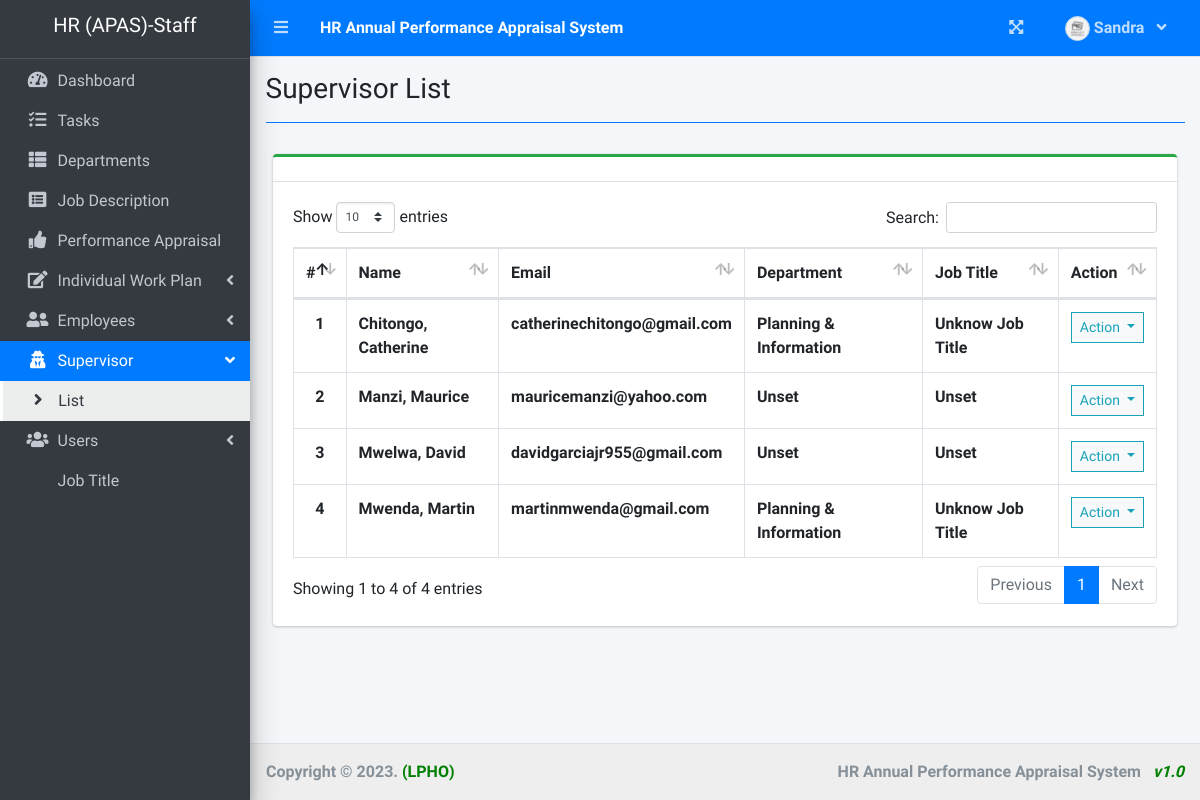
Screenshot of /index.php?page=supervisor_list (signed in) with the database file from the repository.
### tables this page shows
CREATE TABLE `supervisor_list` (
  `id` int(30) NOT NULL,
  `employee_id` varchar(50) NOT NULL,
  `firstname` varchar(200) NOT NULL,
  `middlename` varchar(200) NOT NULL,
  `lastname` varchar(200) NOT NULL,
  `email` varchar(200) NOT NULL,
  `password` text NOT NULL,
  `sex` varchar(20) NOT NULL,
  `DOB` date DEFAULT NULL,
  `station` varchar(50) NOT NULL,
  `sup_lv_id` int(10) NOT NULL,
  `department_id` int(30) NOT NULL,
  `j_title_id` int(30) NOT NULL,
  `ministry` varchar(50) NOT NULL,
  `section` varchar(50) NOT NULL,
  `staff_no` text NOT NULL,
  `avatar` text DEFAULT NULL,
  `date_created` datetime NOT NULL DEFAULT current_timestamp()
);

### supervisor_list.php (the view, shortened to what this page needs)
<?php include 'db_connect.php' ?>
<div class="col-lg-12">
	<div class="card card-outline card-success">
		<div class="card-header">
		</div>
		<div class="card-body">
			<table class="table tabe-hover table-bordered" id="list">
				<thead>
					<tr>
						<th class="text-center">#</th>
						<th>Name</th>
						<th>Email</th>
						<th>Department</th>
						<th>Job Title</th>
						<th>Action</th>
					</tr>
				</thead>
				<tbody>
					<?php
					$i = 1;
					$j_title = $conn->query("SELECT * FROM job_description ");
					$design_arr[0] = "Unset";
					while ($row = $j_title->fetch_assoc()) {
						$design_arr[$row['job_id']] = $row['j_title'];
					}
					$departments = $conn->query("SELECT * FROM department_list ");
					$dept_arr[0] = "Unset";
					while ($row = $departments->fetch_assoc()) {
						$dept_arr[$row['id']] = $row['department'];
					}
					$qry = $conn->query("SELECT *,concat(lastname,', ',firstname,' ',middlename) as name FROM supervisor_list order by concat(lastname,', ',firstname,' ',middlename) asc");
					while ($row = $qry->fetch_assoc()) :
					?>
						<tr>
							<th class="text-center"><?php echo $i++ ?></th>
							<td><b><?php echo ucwords($row['name']) ?></b></td>
							<td><b><?php echo $row['email'] ?></b></td>
							<td><b><?php echo isset($dept_arr[$row['department_id']]) ? $dept_arr[$row['department_id']] : 'Unknow Department' ?></b></td>
							<td><b><?php echo isset($design_arr[$row['j_title_id']]) ? $design_arr[$row['j_title_id']] : 'Unknow Job Title' ?></b></td>
							<td class="text-center">
								<button type="button" class="btn btn-default btn-sm btn-flat border-info wave-effect text-info dropdown-toggle" data-toggle="dropdown" aria-expanded="true">
									Action
								</button>
							</td>
						</tr>
					<?php endwhile; ?>
				</tbody>
			</table>
		</div>
	</div>
</div>

### rows the page displays
supervisor_list: name "Chitongo, Catherine", email "catherinechitongo@gmail.com", department "Planning & Information", j_title_id "Unknow Job Title"
supervisor_list: name "Manzi, Maurice", email "mauricemanzi@yahoo.com", department "Unset", j_title "Unset"
supervisor_list: name "Mwelwa, David", email "davidgarciajr955@gmail.com", department "Unset", j_title "Unset"
supervisor_list: name "Mwenda, Martin", email "martinmwenda@gmail.com", department "Planning & Information", j_title_id "Unknow Job Title"

### other values shown
$_SESSION['system']['name'] "HR Annual Performance Appraisal System"
$_SESSION['login_firstname'] "Sandra"
$_SESSION['system']['short_form'] "HR (APAS)"
$title "Supervisor List"
